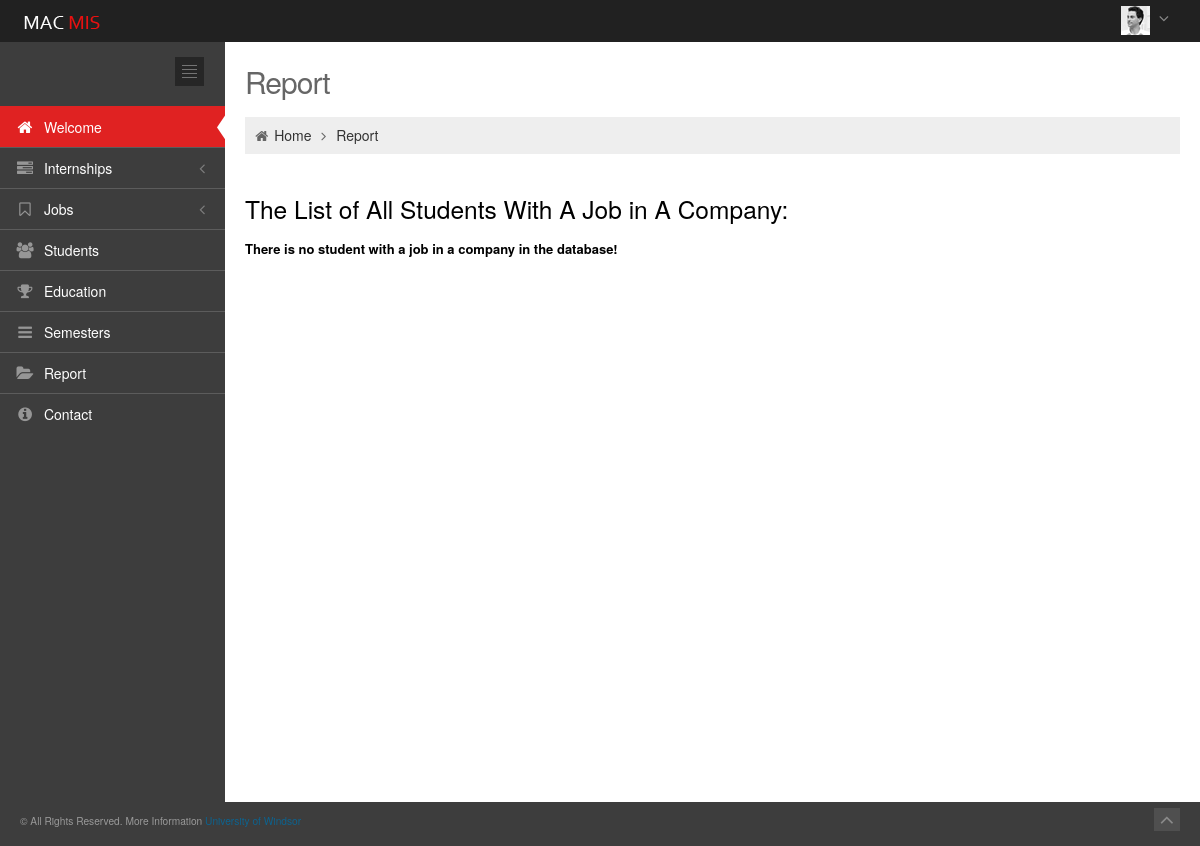
Page /app/report_studentWithJob (signed in) on the earlier database version.
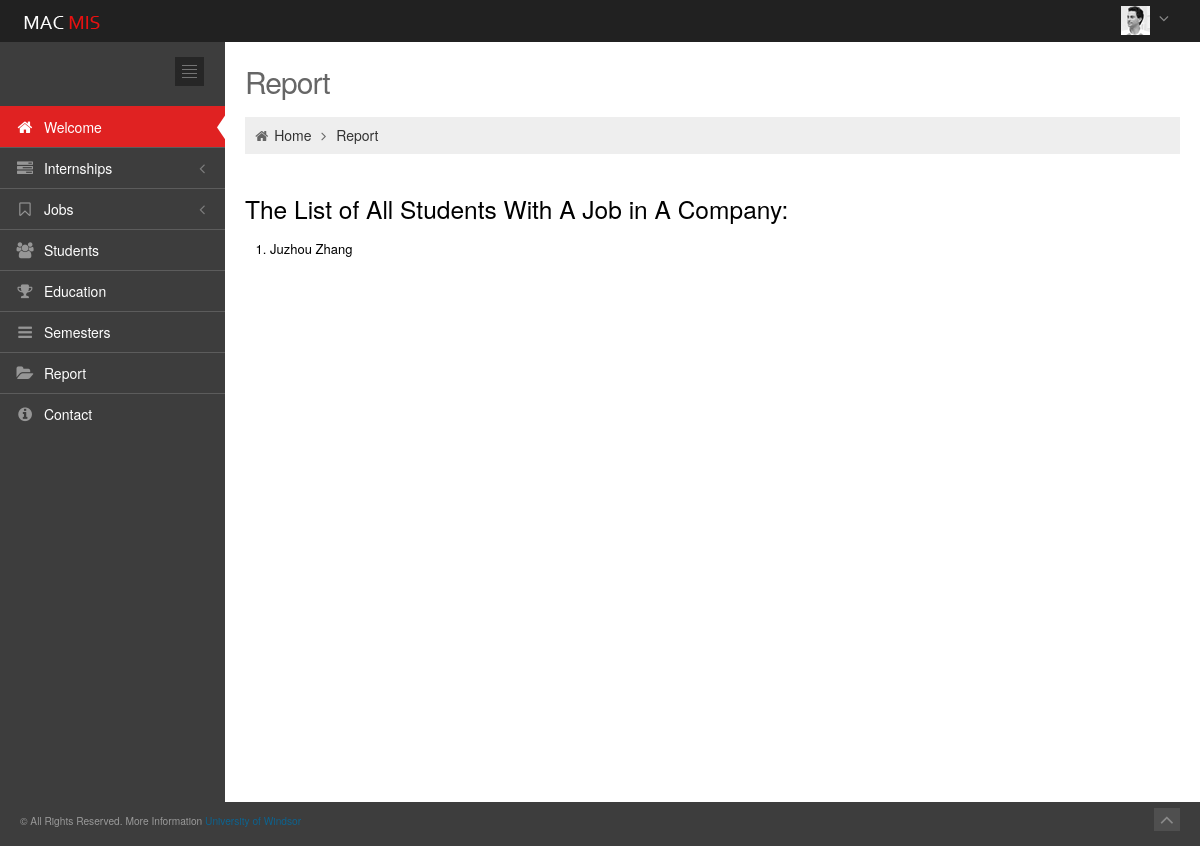
Same page on the later database version.
### app/models.py (models this page shows)
class Student(models.Model):
    GENDER_CHOICES = (
        ('F', 'Female'),
        ('M', 'Male'),
    )
    STATUS_CHOICES = (
        ('I', 'International Resident'),
        ('P', 'Permanent Resident'),
    )
    CURRENT_PAST = (
        ('C', 'Current Student'),
        ('P', 'Past Student')
    )
    user = models.OneToOneField(User)
    job_id = models.ForeignKey(Job,blank=True,null=True)
    semester_id = models.ForeignKey(Semester_registered, blank=True, null=True)
    stu_telephone = models.IntegerField(null=True, blank= True)
    stu_gender = models.CharField(max_length=1, choices=GENDER_CHOICES,default="")
    stu_status = models.CharField(max_length=1, choices=STATUS_CHOICES, default='I')
    stu_current_past = models.CharField(max_length=1, choices=CURRENT_PAST,default="")
    stu_nationality = models.CharField(max_length=50, blank= True, null=True)
    def __str__(self):
        return "{} {}".format(self.user.first_name, self.user.last_name)

### app/views.py (the view)
def report_studentWithJob(request):
    studentwithjoblist = Student.objects.filter(job_id__intern_id__intern_type__contains='industry')
    return render(request, 'app/report_studentWithJob.html', {'studentwithjoblist':studentwithjoblist})

### app/templates/app/report_studentWithJob.html
{% extends 'app/base.html' %}
{% block container %}
		<div class="page-content">
			<div class="container-fluid">
				<div class="row-fluid">
					<div class="span12">
						<h3 class="page-title">
							Report
						</h3>
						<ul class="breadcrumb">
							<li>
								<i class="icon-home"></i>
								<a href="{% url 'app:welcome' %}">Home</a>
								<i class="icon-angle-right"></i>
							</li>
							<li><a href="#">Report</a></li>
						</ul>
					</div>
				</div>
				<div id="dashboard">
                    <h3>The List of All Students With A Job in A Company: </h3>
                    {% if studentwithjoblist %}
                        <ol>
                        {% for student in studentwithjoblist %}
                            <li>{{ student }}</li>
                        {% endfor %}
                        </ol>
                    {% else %}
                        <strong>There is no student with a job in a company in the database!</strong>
                    {% endif %}
				</div>
			</div>
		</div>
{% endblock %}

Differences in the rows shown:
added Student: user.last_name "Juzhou Zhang"
Other differences:
text no longer shown: "There is no student with a job in a company in the database!"
